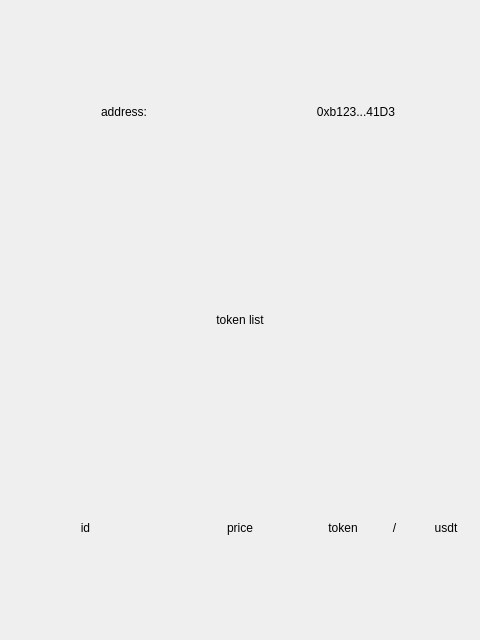
<?xml version="1.0" encoding="UTF-8"?>
<ui version="4.0">
 <class>Form</class>
 <widget class="QWidget" name="Form">
  <property name="geometry">
   <rect>
    <x>0</x>
    <y>0</y>
    <width>480</width>
    <height>640</height>
   </rect>
  </property>
  <property name="windowTitle">
   <string>Form</string>
  </property>
  <layout class="QVBoxLayout" name="verticalLayout_2">
   <item>
    <layout class="QVBoxLayout" name="verticalLayout">
     <item>
      <layout class="QHBoxLayout" name="horizontalLayout">
       <item>
        <widget class="QLabel" name="label_2">
         <property name="text">
          <string>address:</string>
         </property>
         <property name="alignment">
          <set>Qt::AlignCenter</set>
         </property>
        </widget>
       </item>
       <item>
        <widget class="QLabel" name="label_3">
         <property name="text">
          <string>0xb123...41D3</string>
         </property>
         <property name="alignment">
          <set>Qt::AlignCenter</set>
         </property>
        </widget>
       </item>
      </layout>
     </item>
     <item>
      <widget class="QLabel" name="label">
       <property name="text">
        <string>token list</string>
       </property>
       <property name="alignment">
        <set>Qt::AlignCenter</set>
       </property>
      </widget>
     </item>
     <item>
      <layout class="QVBoxLayout" name="VLayoutTokens">
       <item>
        <layout class="QHBoxLayout" name="horizontalLayout_2">
         <item>
          <widget class="QLabel" name="label_id">
           <property name="text">
            <string>id</string>
           </property>
           <property name="alignment">
            <set>Qt::AlignCenter</set>
           </property>
          </widget>
         </item>
         <item>
          <widget class="QLabel" name="label_price">
           <property name="text">
            <string>price</string>
           </property>
           <property name="alignment">
            <set>Qt::AlignCenter</set>
           </property>
          </widget>
         </item>
         <item>
          <layout class="QHBoxLayout" name="horizontalLayout_3">
           <item>
            <widget class="QLabel" name="label_amount">
             <property name="text">
              <string>token</string>
             </property>
             <property name="alignment">
              <set>Qt::AlignCenter</set>
             </property>
            </widget>
           </item>
           <item>
            <widget class="QLabel" name="label_1">
             <property name="text">
              <string>/</string>
             </property>
             <property name="alignment">
              <set>Qt::AlignCenter</set>
             </property>
            </widget>
           </item>
           <item>
            <widget class="QLabel" name="label_balance">
             <property name="text">
              <string>usdt</string>
             </property>
             <property name="alignment">
              <set>Qt::AlignCenter</set>
             </property>
            </widget>
           </item>
          </layout>
         </item>
        </layout>
       </item>
      </layout>
     </item>
    </layout>
   </item>
  </layout>
 </widget>
 <resources/>
 <connections/>
</ui>
